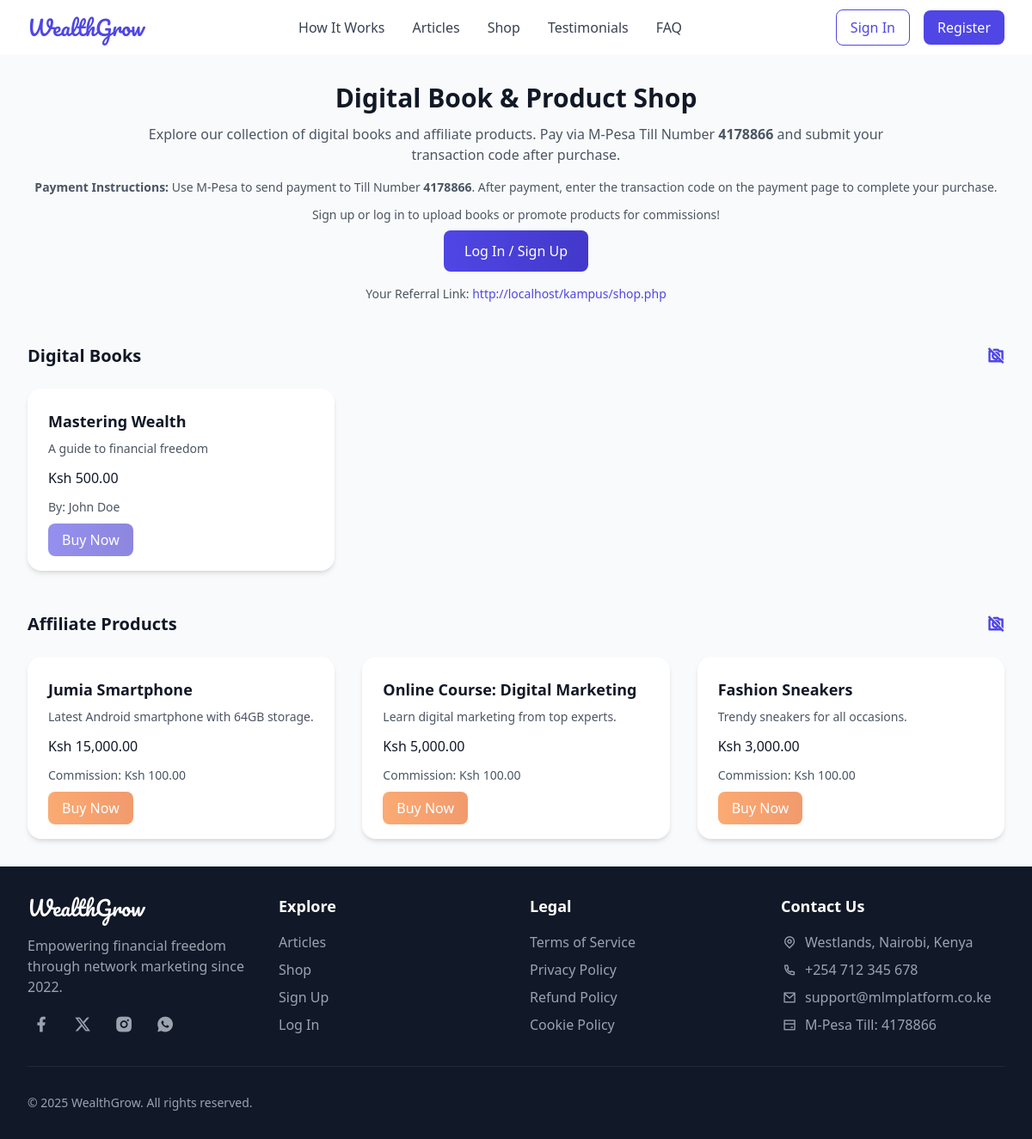
The page /shop.php on the database its author committed.
### tables this page shows
CREATE TABLE books (
    id INT AUTO_INCREMENT PRIMARY KEY,
    user_id INT DEFAULT NULL,
    admin_id INT DEFAULT NULL,
    title VARCHAR(100) NOT NULL,
    description TEXT,
    price DECIMAL(10,2) NOT NULL,
    commission DECIMAL(10,2) NOT NULL,
    file_path VARCHAR(255) NOT NULL,
    status ENUM('pending', 'approved', 'rejected') NOT NULL DEFAULT 'pending',
    created_at TIMESTAMP DEFAULT CURRENT_TIMESTAMP,
    FOREIGN KEY (user_id) REFERENCES users(id) ON DELETE CASCADE,
    FOREIGN KEY (admin_id) REFERENCES admins(id) ON DELETE CASCADE,
    CONSTRAINT chk_author CHECK ((user_id IS NOT NULL AND admin_id IS NULL) OR (user_id IS NULL AND admin_id IS NOT NULL)),
    INDEX idx_title (title),
    INDEX idx_status (status)
);

CREATE TABLE users (
    id INT AUTO_INCREMENT PRIMARY KEY,
    full_name VARCHAR(255) NOT NULL,
    phone_number VARCHAR(15) NOT NULL,
    password VARCHAR(255) NOT NULL,
    tier_id INT DEFAULT NULL,
    referral_code VARCHAR(10) NOT NULL,
    referred_by INT DEFAULT NULL,
    is_verified BOOLEAN DEFAULT FALSE,
    available_balance DECIMAL(10,2) DEFAULT 0.00,
    created_at TIMESTAMP DEFAULT CURRENT_TIMESTAMP,
    last_active TIMESTAMP DEFAULT CURRENT_TIMESTAMP,
    UNIQUE (phone_number),
    UNIQUE (referral_code),
    FOREIGN KEY (tier_id) REFERENCES tiers(id) ON DELETE SET NULL,
    FOREIGN KEY (referred_by) REFERENCES users(id) ON DELETE SET NULL,
    INDEX idx_phone_number (phone_number),
    INDEX idx_referral_code (referral_code)
);

CREATE TABLE affiliate_products (
    id INT AUTO_INCREMENT PRIMARY KEY,
    name VARCHAR(100) NOT NULL,
    description TEXT,
    price DECIMAL(10,2) NOT NULL,
    original_url VARCHAR(255) NOT NULL,
    commission DECIMAL(10,2) NOT NULL,
    featured_image VARCHAR(255) DEFAULT NULL,
    created_at TIMESTAMP DEFAULT CURRENT_TIMESTAMP,
    INDEX idx_name (name)
);

### shop.php (the view, shortened to what this page needs)
<?php
include_once 'config.php';
$user_id = $_SESSION['user_id'] ?? null;
$referral_code = '';
$tier_id = null;
$referral_link = 'http://localhost/kampus/shop.php';
$ref_code = $_GET['ref'] ?? $referral_code;
$stmt = $conn->prepare('SELECT b.id, b.title, b.description, b.price, b.file_path, u.full_name
                        FROM books b
                        JOIN users u ON b.user_id = u.id
                        WHERE b.status = ?');
$status = 'approved';
$stmt->bind_param('s', $status);
if (!$stmt->execute()) {
    error_log('Failed to fetch books: error=' . $stmt->error . ', time=' . date('Y-m-d H:i:s'));
    $error = 'An error occurred while loading books. Please try again later.';
    $books = [];
} else {
    $books = $stmt->get_result()->fetch_all(MYSQLI_ASSOC);
}
$stmt = $conn->prepare('SELECT id, name, description, price, commission, original_url
                        FROM affiliate_products');
if (!$stmt->execute()) {
    error_log('Failed to fetch affiliate products: error=' . $stmt->error . ', time=' . date('Y-m-d H:i:s'));
    $error = 'An error occurred while loading products. Please try again later.';
    $affiliate_products = [];
} else {
    $affiliate_products = $stmt->get_result()->fetch_all(MYSQLI_ASSOC);
}
?>
<?php include_once 'header.php'; ?>
<section class="py-8 bg-gray-50">
    <div class="max-w-7xl mx-auto px-4 sm:px-6 lg:px-8">
        <div class="text-center mb-12">
            <h2 class="text-2xl md:text-3xl font-bold text-gray-900">Digital Book & Product Shop</h2>
            <p class="mt-3 text-base text-gray-600 max-w-4xl mx-auto">
                Explore our collection of digital books and affiliate products. Pay via M-Pesa Till Number <strong>4178866</strong> and submit your transaction code after purchase.
            </p>
            <div class="mt-4 text-sm text-gray-600">
                <p>
                    <strong>Payment Instructions:</strong> Use M-Pesa to send payment to Till Number <strong>4178866</strong>. After payment, enter the transaction code on the payment page to complete your purchase.
                </p>
            </div>
            <?php if ($user_id && $tier_id == 3): ?>
                <a href="add_books.php"
                   class="mt-4 inline-block bg-gradient-to-r from-primary to-indigo-700 text-white px-6 py-3 rounded-button font-medium hover:from-indigo-700 hover:to-blue-800 transition-colors animate-pulse-cta"
                   aria-label="Upload a new book"
                   title="Upload a new book">Upload a Book</a>
            <?php else: ?>
                <p class="mt-3 text-sm text-gray-600">Sign up or log in to upload books or promote products for commissions!</p>
                <a href="login.php"
                   class="mt-2 inline-block bg-gradient-to-r from-primary to-indigo-700 text-white px-6 py-3 rounded-button font-medium hover:from-indigo-700 hover:to-blue-800 transition-colors animate-pulse-cta"
                   aria-label="Log in to access more features"
                   title="Log in to upload or promote">Log In / Sign Up</a>
            <?php endif; ?>
            <div class="mt-4 text-sm text-gray-600">
                <p>Your Referral Link:
                    <a href="<?php echo htmlspecialchars($referral_link); ?>"
                       class="text-primary hover:underline"
                       aria-label="Referral link for sharing"
                       title="Share this link to earn commissions"><?php echo htmlspecialchars($referral_link); ?></a>
                </p>
            </div>
        </div>
        <div class="mb-6">
            <h3 class="text-xl font-semibold text-gray-900 flex justify-between items-center">
                Digital Books
                <button class="toggle-section text-primary hover:text-indigo-700" data-section="books">
                    <i class="ri-arrow-down-s-line text-xl"></i>
                </button>
            </h3>
        </div>
        <div class="section-content mb-12 <?php echo empty($books) ? 'hidden' : ''; ?>">
            <div class="grid grid-cols-1 sm:grid-cols-2 lg:grid-cols-3 gap-6 sm:gap-8">
                <?php foreach ($books as $book): ?>
                    <div class="bg-white rounded-lg shadow-md overflow-hidden min-w-[250px] hover:scale-102 transition-transform">
                        <div class="p-6">
                            <h3 class="text-lg font-semibold text-gray-900 mb-2"><?php echo htmlspecialchars($book['title']); ?></h3>
                            <p class="text-gray-600 text-sm mb-3">
                                <?php echo htmlspecialchars($book['description'] ? substr($book['description'], 0, 100) . (strlen($book['description']) > 100 ? '...' : '') : 'No description available'); ?>
                            </p>
                            <p class="text-base font-medium text-gray-900 mb-3">Ksh <?php echo htmlspecialchars(number_format($book['price'], 2)); ?></p>
                            <p class="text-sm text-gray-600 mb-4">By: <?php echo htmlspecialchars($book['full_name']); ?></p>
                            <a href="buy_book.php?book_id=<?php echo htmlspecialchars($book['id']); ?>&ref=<?php echo htmlspecialchars($ref_code); ?>&csrf_token=<?php echo htmlspecialchars($_SESSION['csrf_token']); ?>"
                               class="w-full bg-gradient-to-r from-primary to-indigo-700 text-white py-2 px-4 rounded-button font-medium hover:from-indigo-700 hover:to-blue-800 transition-colors animate-pulse-cta whitespace-nowrap <?php echo !$user_id ? 'pointer-events-none opacity-60' : ''; ?>"
                               aria-label="Buy book: <?php echo htmlspecialchars($book['title']); ?>"
                               title="Buy <?php echo htmlspecialchars($book['title']); ?>"
                               data-book-id="<?php echo htmlspecialchars($book['id']); ?>">
                                Buy Now
                            </a>
                        </div>
                    </div>
                <?php endforeach; ?>
            </div>
        </div>
        <div class="mb-6">
            <h3 class="text-xl font-semibold text-gray-900 flex justify-between items-center">
                Affiliate Products
                <button class="toggle-section text-primary hover:text-indigo-700" data-section="products">
                    <i class="ri-arrow-down-s-line text-xl"></i>
                </button>
            </h3>
        </div>
        <div class="section-content <?php echo empty($affiliate_products) ? 'hidden' : ''; ?>">
            <div class="grid grid-cols-1 sm:grid-cols-2 lg:grid-cols-3 gap-6 sm:gap-8">
                <?php foreach ($affiliate_products as $product): ?>
                    <div class="bg-white rounded-lg shadow-md overflow-hidden min-w-[250px] hover:scale-102 transition-transform">
                        <div class="p-6">
                            <h3 class="text-lg font-semibold text-gray-900 mb-2"><?php echo htmlspecialchars($product['name']); ?></h3>
                            <p class="text-gray-600 text-sm mb-3">
                                <?php echo htmlspecialchars($product['description'] ? substr($product['description'], 0, 100) . (strlen($product['description']) > 100 ? '...' : '') : 'No description available'); ?>
                            </p>
                            <p class="text-base font-medium text-gray-900 mb-3">Ksh <?php echo htmlspecialchars(number_format($product['price'], 2)); ?></p>
                            <p class="text-sm text-gray-600 mb-4">Commission: Ksh <?php echo htmlspecialchars(number_format($product['commission'], 2)); ?></p>
                            <a href="buy_product.php?product_id=<?php echo htmlspecialchars($product['id']); ?>&ref=<?php echo htmlspecialchars($ref_code); ?>&csrf_token=<?php echo htmlspecialchars($_SESSION['csrf_token']); ?>"
                               class="w-full bg-gradient-to-r from-orange-500 to-orange-600 text-white py-2 px-4 rounded-button font-medium hover:from-orange-600 hover:to-orange-700 transition-colors animate-pulse-cta whitespace-nowrap <?php echo !$user_id ? 'pointer-events-none opacity-60' : ''; ?>"
                               aria-label="Buy product: <?php echo htmlspecialchars($product['name']); ?>"
                               title="Buy <?php echo htmlspecialchars($product['name']); ?>"
                               data-product-id="<?php echo htmlspecialchars($product['id']); ?>">
                                Buy Now
                            </a>
                        </div>
                    </div>
                <?php endforeach; ?>
            </div>
        </div>
    </div>
</section>
<?php include_once 'footer.php'; ?>

### style.css (style rules this page uses)
:where([class^="ri-"])::before { content: none; }
.toggle-section i.ri-arrow-down-s-line::before { content: "\eb33"; }
.animate-pulse-cta { animation: pulse 2s infinite; }

### rows shown on the page
books: title "Mastering Wealth", description "A guide to financial freedom", price "500.00", user.full_name "John Doe"
affiliate_products: name "Jumia Smartphone", description "Latest Android smartphone with 64GB storage.", price "15,000.00", commission "100.00"
affiliate_products: name "Online Course: Digital Marketing", description "Learn digital marketing from top experts.", price "5,000.00", commission "100.00"
affiliate_products: name "Fashion Sneakers", description "Trendy sneakers for all occasions.", price "3,000.00", commission "100.00"

### other values the page prints
$referral_link "http://localhost/kampus/shop.php"
